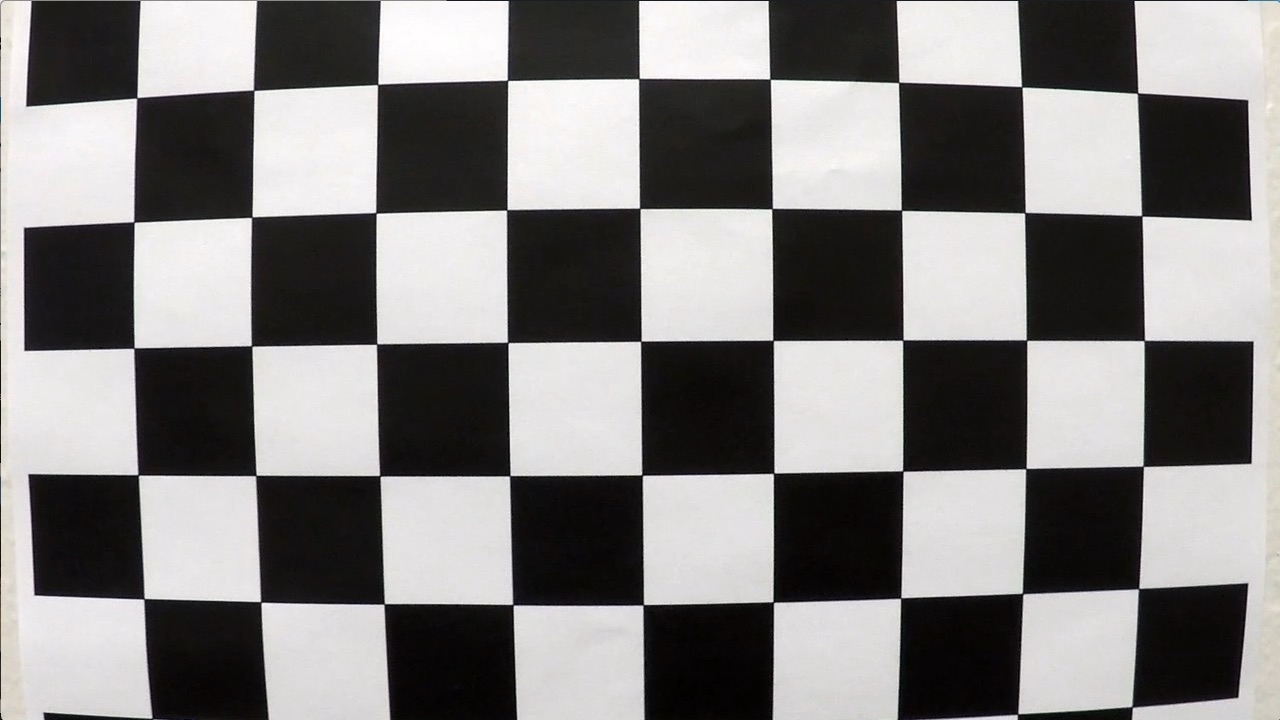
#> input picture camera_cal/calibration1.jpg, 1280 x 720 px; its folder holds 5 pictures in this run; the run also reads 1 picture not shown here
$ jupyter execute --allow-errors 'Advanced Lane Finding.ipynb'   (shell and % lines are left out)   (older library calls are emulated)
#> lines starting #> are read from the running program, lines starting #| are printed output that depends on the picture; after the words box and inside, x2 and y2 are one past the last pixel; in counts of white or black regions, pixels touching at a corner belong together
# Advanced Lane Finding

The goals / steps of this project are the following:

    Compute the camera calibration matrix and distortion coefficients given a set of chessboard images.
    Apply a distortion correction to raw images.
    Use color transforms, gradients, etc., to create a thresholded binary image.
    Apply a perspective transform to rectify binary image ("birds-eye view").
    Detect lane pixels and fit to find the lane boundary.
    Determine the curvature of the lane and vehicle position with respect to center.
    Warp the detected lane boundaries back onto the original image.
    Output visual display of the lane boundaries and numerical estimation of lane curvature and vehicle position.

## 0. Dependencys

[cell 1]
import os
import numpy as np
import cv2
import glob
import matplotlib
import matplotlib.pyplot as plt
import pickle

out_dir='output_images/'
# Make a list of calibration images
images = glob.glob('camera_cal/calibration*.jpg')

## 1. Camera Calibration

[cell 2]
def gen_obj_points (size):
    objp = np.zeros ((size[0] * size[1], 3), np.float32)
    objp [:, :2] = np.mgrid [0:size[0], 0:size[1]].T.reshape (-1, 2)
    return objp

obj_points = []
img_points = []

calibration_images = []
for file in glob.glob("camera_cal/calibration*.jpg"):
    img = cv2.imread (file)
#> img is the input picture: shape (720, 1280, 3); mean B, G, R 127.8, 128.4, 130.1
    gray = cv2.cvtColor (img, cv2.COLOR_BGR2GRAY)

    # there are not all chessboard corners detected on all images
    # sometime it detects smaller patterns
    # that's why I use different patterns to detect as much corners as possible

    pattern_size = (9, 6)
    found, corners = cv2.findChessboardCorners(gray, pattern_size, None, flags=cv2.CALIB_CB_ADAPTIVE_THRESH)
#> found = False; corners = None
    if (not found):
        pattern_size = (9, 5)
        found, corners = cv2.findChessboardCorners(gray, pattern_size, None, flags=cv2.CALIB_CB_ADAPTIVE_THRESH)
#> found = True; corners = 45 rows, first 8: [136.8, 98.02], [253.8, 90.31], [377.7, 84.53], [507.6, 80.33], [639, 78.58], [770, 79.14], [898.7, 82.43], [1021.8, 87.12]
    if (not found):
        pattern_size = (8, 6)
        found, corners = cv2.findChessboardCorners(gray, pattern_size, None, flags=cv2.CALIB_CB_ADAPTIVE_THRESH)
    if (not found):
        pattern_size = (7, 6)
        found, corners = cv2.findChessboardCorners(gray, pattern_size, None, flags=cv2.CALIB_CB_ADAPTIVE_THRESH)

    if (found):
        # saving corresponding object points
        obj_points.append (gen_obj_points (pattern_size))
        img_points.append (corners)
        cv2.drawChessboardCorners(img, pattern_size, corners, found)
#> img: shape (720, 1280, 3); 3.33% of pixels changed, all inside (x1, y1, x2, y2) = (128, 73, 1151, 612)
        image_name=os.path.split(file)[1]
        write_name = out_dir+'corners_found_ny'+ str(pattern_size) +'_'+image_name
        cv2.imwrite(write_name, img)
        print(file)
        cv2.imshow('img', img)
        cv2.waitKey(500)

cv2.destroyAllWindows()

img = cv2.imread('camera_cal/calibration1.jpg')
img_size = (img.shape[1], img.shape[0])
ret, mtx, dist, rvecs, tvecs = cv2.calibrateCamera(obj_points, img_points, img_size,None,None)

[cell 3]
# Save the camera calibration result for later use (we won't worry about rvecs / tvecs)
dist_pickle = {}
dist_pickle["mtx"] = mtx
dist_pickle["dist"] = dist
pickle.dump( dist_pickle, open( "camera_dist_pickle.p", "wb" ) )

[cell 4]
def undistort(img, mtx, dist):
    return cv2.undistort(img, mtx, dist, None, mtx)


# Test undistortion on an image
img = cv2.imread('camera_cal/calibration1.jpg')

img_undistort = undistort(img, mtx, dist)

f, (ax1, ax2) = plt.subplots(1, 2, figsize=(20,10))
ax1.imshow(img)
ax1.set_title('Original Image', fontsize=30)
ax2.imshow(img_undistort)
ax2.set_title('Undistorted Image', fontsize=30)

[cell 5]
# load pickled distortion matrix
with open('camera_dist_pickle.p', mode='rb') as f:
    dist_pickle = pickle.load(f)
    mtx = dist_pickle["mtx"]
    dist = dist_pickle["dist"]

## 2. Undistorting

[cell 6]
# Test undistortion on an image
img = cv2.cvtColor(cv2.imread ('test_images/straight_lines1.jpg'), cv2.COLOR_BGR2RGB)
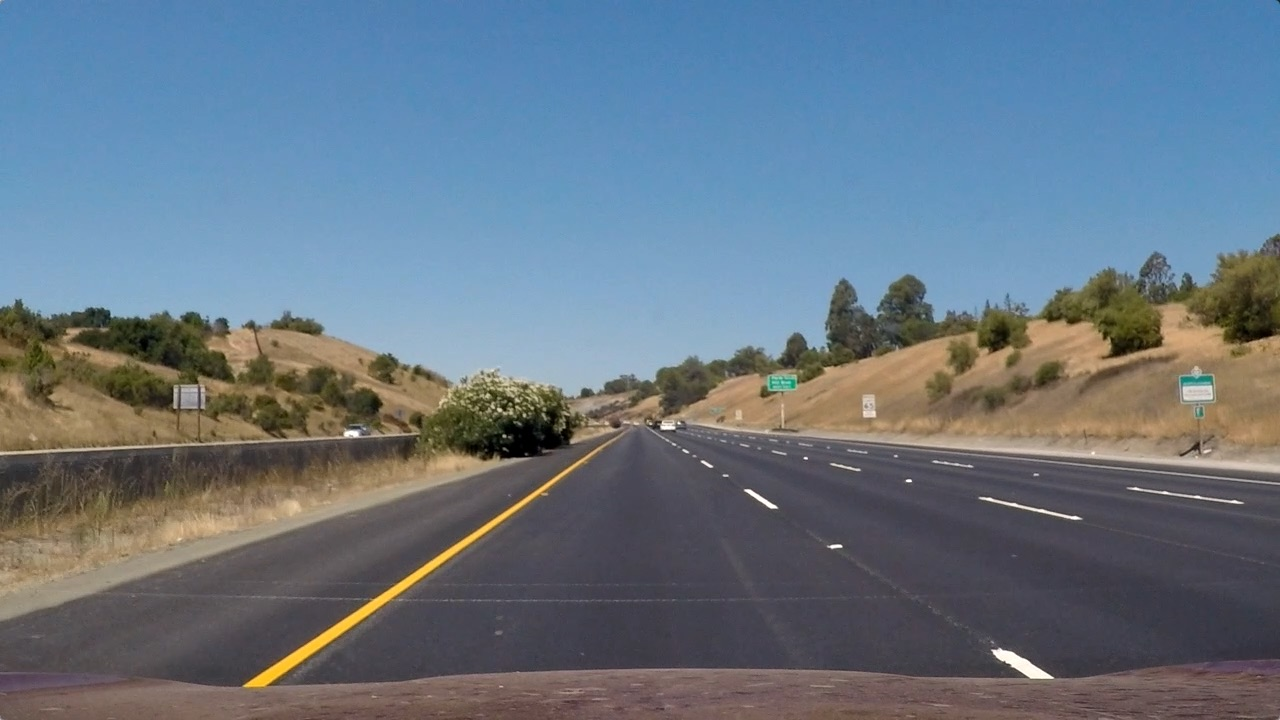
#> input picture test_images/straight_lines1.jpg, 1280 x 720 px

# Do camera calibration given object points and image points
img_undistort = undistort(img, mtx, dist)

f, (ax1, ax2) = plt.subplots(1, 2, figsize=(20,10))
ax1.imshow(img)
ax1.set_title('Original Image', fontsize=30)
ax2.imshow(img_undistort)
ax2.set_title('Undistorted Image', fontsize=30)

## 3. Create a thresholded binary image

[cell 7]
def abs_sobel_thresholding(gray, orient='x', sobel_kernel=3, thresh=(0, 255)):
    # Calculate directional gradient

    # 1) Take the derivative in x or y given orient = 'x' or 'y'
    if orient == 'x':
        sobel = cv2.Sobel(gray, cv2.CV_64F, 1, 0, ksize=sobel_kernel)
    else:
        sobel = cv2.Sobel(gray, cv2.CV_64F, 0, 1, ksize=sobel_kernel)
    # 2) Take the absolute value of the derivative or gradient
    abs_sobel = np.absolute(sobel)
    # 3) Scale to 8-bit (0 - 255) then convert to type = np.uint8
    scaled_sobel = np.uint8(255 * abs_sobel / np.max(abs_sobel))
    # 4) Create a mask of 1's where the scaled gradient magnitude
    # is > thresh_min and < thresh_max
    sxbinary = np.zeros_like(scaled_sobel)
    sxbinary[(scaled_sobel >= thresh[0]) & (scaled_sobel <= thresh[1])] = 1
    # 5) Return this mask as your binary_output image
    return sxbinary

def get_S_L(image):
    hls = cv2.cvtColor(image, cv2.COLOR_BGR2HLS)
#> hls: shape (720, 1280, 3); mean of channels 0, 1, 2 72.8, 117, 67
    S = hls[:,:,2]
    L = hls[:,:,1]
    return S, L

def light_mask(L, S):
    light_mask = np.zeros_like(L)
    light_mask[(S >= 5) & (L >= 130)] = 1
    return light_mask

# Retuns binary image based on thresholding functions
def get_binary_image(image):
    S, L = get_S_L(image)

    lm = light_mask(L, S)

    # Choose a Sobel kernel size
    ksize = 3 # Choose a larger odd number to smooth gradient measurements

    # Apply each of the thresholding functions
    gradx_l = abs_sobel_thresholding(L, orient='x', sobel_kernel=ksize, thresh=(25, 100))
    gradx_s = abs_sobel_thresholding(S, orient='x', sobel_kernel=ksize, thresh=(10, 100))

    combined = np.zeros_like(gradx_s)
    # For some images S channel works better, while for others L channel does
    # Mix results from either channels
    combined[((gradx_l == 1) | (gradx_s == 1)) & (lm == 1)] = 1

    return combined

[cell 8]
# Test undistortion on an image
img = cv2.cvtColor(cv2.imread ('test_images/straight_lines1.jpg'), cv2.COLOR_BGR2RGB)

S, L = get_S_L(img)
lm = light_mask(L, S)
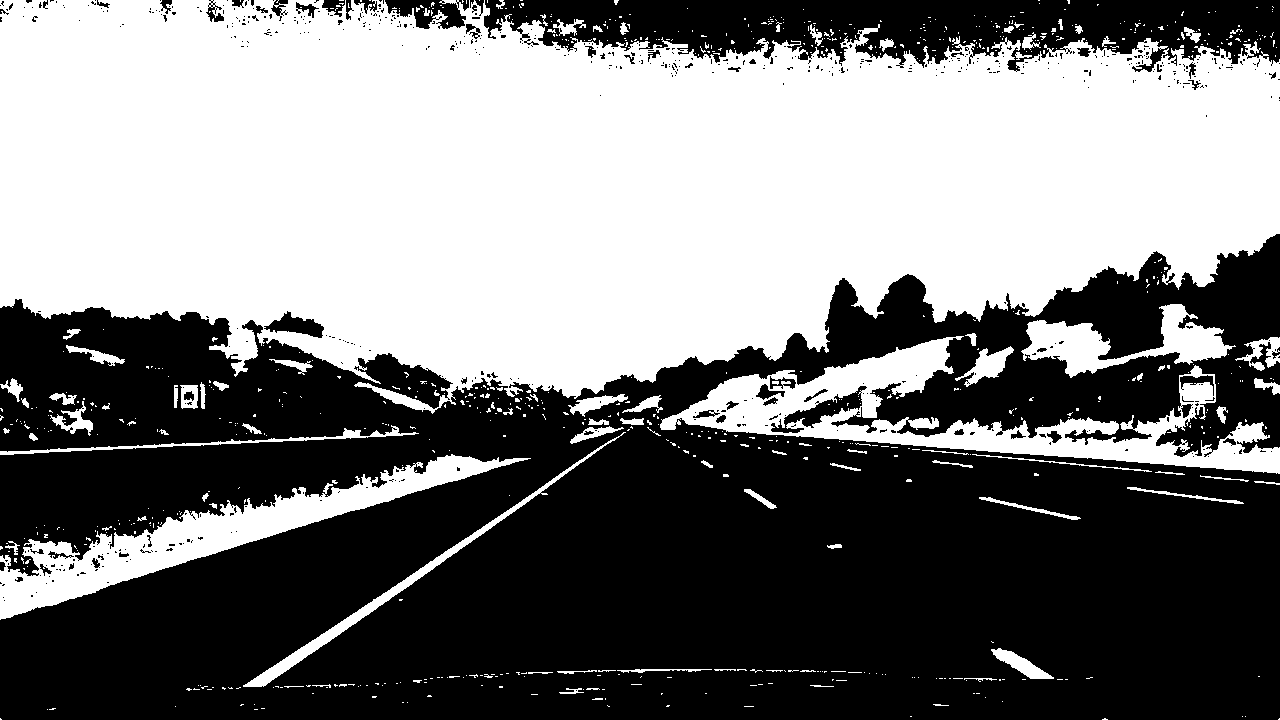
#> lm: shape (720, 1280); values 0 (black) and 1 (white), 48% white; 786 white regions (692 under 20 px), largest, box (x1, y1, x2, y2) and area: (0, 0, 1280, 414) 377338, (660, 336, 1280, 474) 23556, (0, 454, 531, 620) 18059

# Choose a Sobel kernel size
ksize = 3 # Choose a larger odd number to smooth gradient measurements

# Apply each of the thresholding functions
gradx_l = abs_sobel_thresholding(L, orient='x', sobel_kernel=ksize, thresh=(25, 100))
#> gradx_l: shape (720, 1280); values 0 (black) and 1 (white), 3.1% white in thin lines or dots
gradx_s = abs_sobel_thresholding(S, orient='x', sobel_kernel=ksize, thresh=(10, 100))
#> gradx_s: shape (720, 1280); values 0 (black) and 1 (white), 5.1% white in thin lines or dots

# Do camera calibration given object points and image points
combined = get_binary_image(img)
#> combined: shape (720, 1280); values 0 (black) and 1 (white), 1.4% white in thin lines or dots

f, ((ax11, ax12, ax13), (ax21, ax22, ax23), (ax31, ax32, ax33))= plt.subplots(3, 3, figsize=(20,10))

ax11.set_title('Original Image', fontsize=20)
ax11.axis('off')
ax11.imshow(img)

ax12.set_title('Result', fontsize=20)
ax12.axis('off')
ax12.imshow(combined, cmap='gray')

ax13.axis('off')

ax21.set_title('L-Layer', fontsize=20)
ax21.axis('off')
ax21.imshow(L, cmap='gray')

ax22.set_title('S-Layer', fontsize=20)
ax22.axis('off')
ax22.imshow(S, cmap='gray')

ax23.set_title('Light mask', fontsize=20)
#> (the rest of this cell did not finish here and is left out)

## 4. Perspective transform

[cell 9]
# determine perspective transform matrix
img = cv2.cvtColor(cv2.imread ('test_images/straight_lines2.jpg'), cv2.COLOR_BGR2RGB)
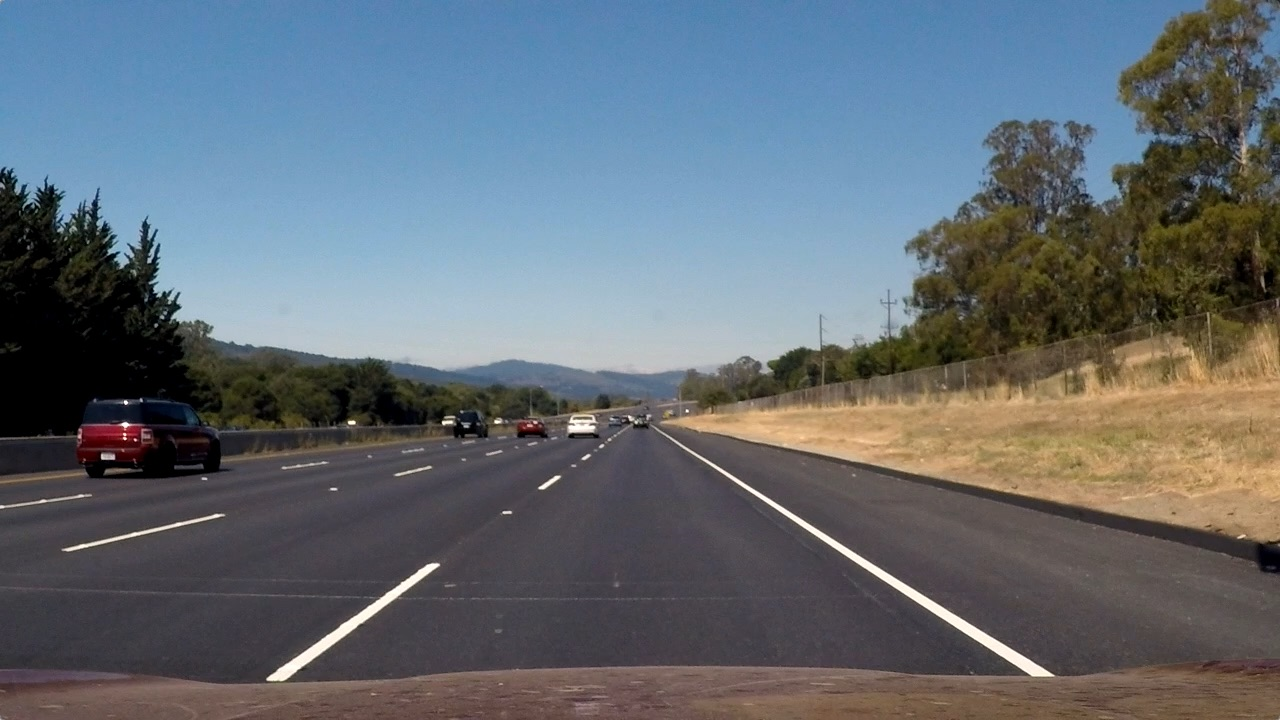
#> input picture test_images/straight_lines2.jpg, 1280 x 720 px
img_undistort =  undistort(img, mtx, dist)

marked = cv2.circle (img_undistort, (285, 671), 10, (0, 0, 255), -1)
marked = cv2.circle (marked, (420, 577), 10, (0, 0, 255), -1)
#> marked: shape (720, 1280, 3); mean R, G, B 100.4, 109.1, 116.8
marked = cv2.circle (marked, (880, 577), 10, (0, 0, 255), -1)
#> marked: shape (720, 1280, 3); mean R, G, B 100.3, 109, 116.9
marked = cv2.circle (marked, (1000, 651), 10, (0, 0, 255), -1)
#> marked: shape (720, 1280, 3); mean R, G, B 100.3, 108.9, 116.9

[cell 10]
#handcrafted road points for perspective projection matrix calculation
src = np.float32 ([
        [285, 671],
        [418, 577],
        [885, 577],
        [1000, 651]
    ])

dst = np.float32 ([
        [220, 651],
        [220, 550],
        [921, 550],
        [921, 651]
    ])
M = cv2.getPerspectiveTransform (src, dst)

M_inv = cv2.getPerspectiveTransform (dst, src)

def warp (image):
    img_size = (image.shape [1], image.shape [0])
    warped =  cv2.warpPerspective ( image, M, img_size, flags=cv2.INTER_LINEAR )
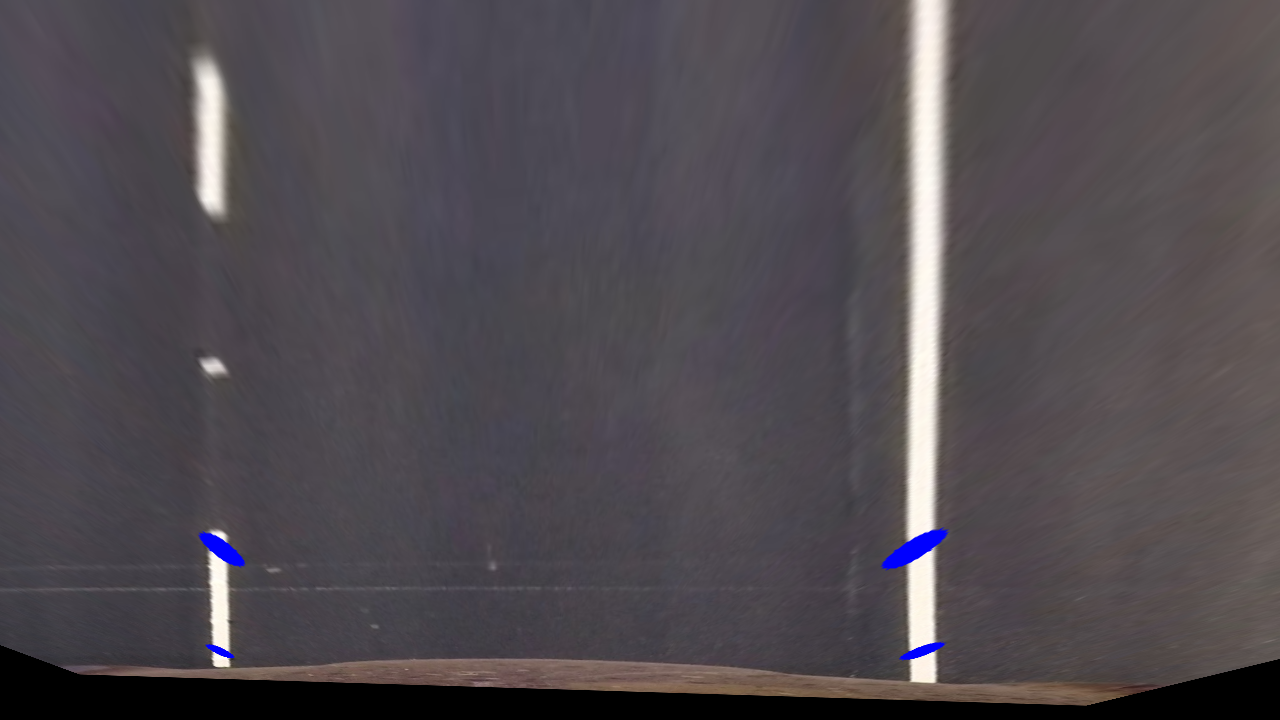
#> warped: shape (720, 1280, 3); mean R, G, B 80.4, 75, 80.3
    return warped


f, (ax1, ax2) = plt.subplots(1, 2, figsize=(20,10))
ax1.imshow(marked)
ax1.set_title('Original Image', fontsize=30)
ax2.imshow(warp(marked))
ax2.set_title('Warped Image', fontsize=30)
#> (the rest of the program and of its run is left out)
